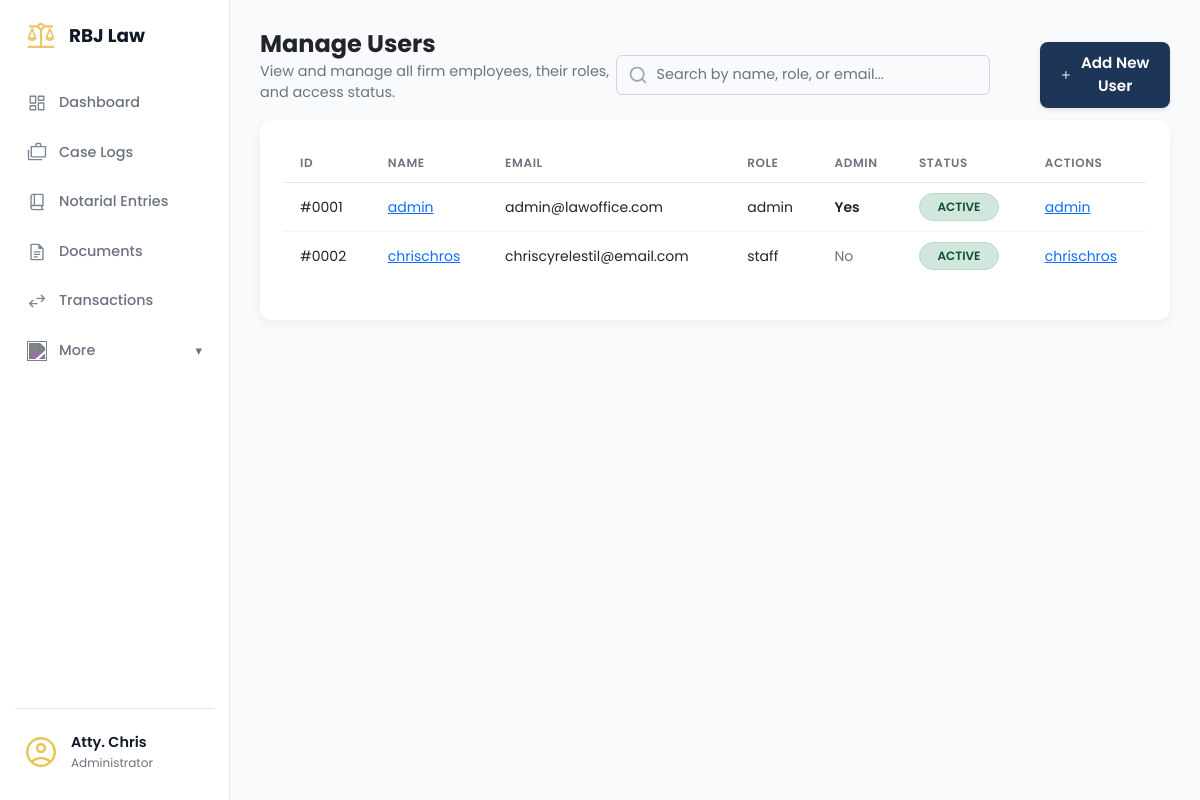
/admin/users (signed in), run on an earlier commit of the app's database.
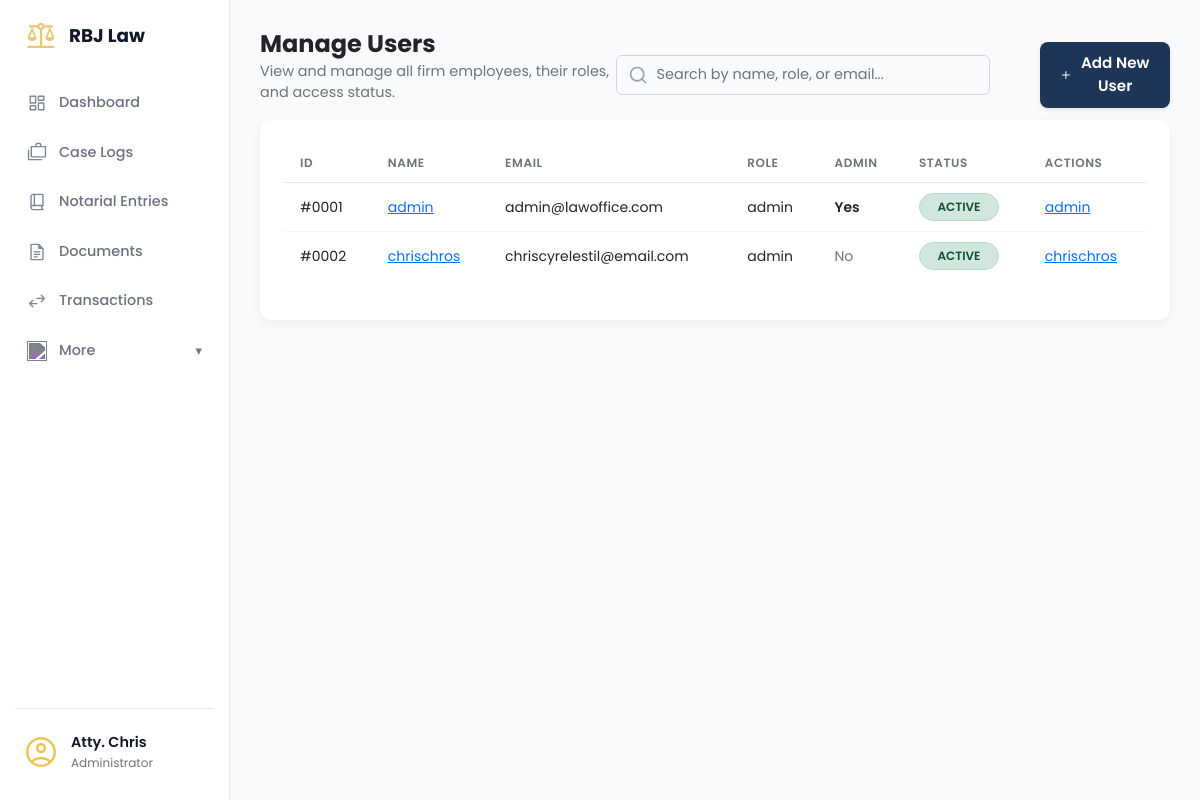
And on a later commit of the database.
### app/models/user_model.py (models this page shows, shortened)
class User(UserMixin, db.Model):
    __tablename__ = 'users'
    id = db.Column(db.Integer, primary_key=True)
    username = db.Column(db.String(80), unique=True, nullable=False, index=True)
    email = db.Column(db.String(120), unique=True, nullable=False)
    password_hash = db.Column(db.String(128), nullable=False)
    contact_number = db.Column(db.String(20), nullable=True)
    role = db.Column(db.String(50), default='attorney', nullable=False)
    is_active = db.Column(db.Boolean, default=True, nullable=False)
    is_admin = db.Column(db.Boolean, default=False, nullable=False)
    created_at = db.Column(db.DateTime, default=datetime.utcnow)
    updated_at = db.Column(db.DateTime, default=datetime.utcnow, onupdate=datetime.utcnow)

### app/routes/admin_profile_routes.py (the view)
@admin_bp.route('/users')
@login_required
def manage_users_page():
    if not current_user.is_admin:
        abort(403) # Forbidden
    users = get_all_users()
    return render_template('manage_users.html', users=users)

### app/services/user_service.py (called while the page is built)
def get_all_users():
    try:
        return User.query.all()
    except SQLAlchemyError as e:
        logging.error(f"Error fetching all users: {e}")
        return []

### app/templates/manage_users.html (shortened to what the changed rows need)
{% extends 'base.html' %}
{% block content %}
<main class="dashboard-content">
    <header class="dashboard-header">
        <div>
            <h1>Manage Users</h1>
        </div>
    </header>
    <section class="content-section">
        <div class="data-card">
            <div class="table-wrapper">
                <table class="table user-table">
                    <colgroup>
                    </colgroup>
                    <thead>
                        <tr>
                            <th>ID</th>
                            <th>Name</th>
                            <th>Email</th>
                            <th>Role</th>
                            <th>Admin</th>
                            <th>Status</th>
                            <th>Actions</th>
                        </tr>
                    </thead>
                    <tbody>
                        {% for user in users %}
                        <tr>
                            <td>#{{ '%04d' | format(user.id) }}</td>
                            <td>
                                <a href="{{ url_for('admin.edit_user', user_id=user.id) }}" class="table-link">{{
                                    user.username }}</a>
                            </td>
                            <td>{{ user.email }}</td>
                            <td>{{ user.role }}</td>
                            <td>
                                {% if user.is_admin %}
                                <span style="color: var(--color-success); font-weight: 600;">Yes</span>
                                {% else %}
                                <span style="color: var(--color-text-secondary);">No</span>
                                {% endif %}
                            </td>
                            <td>
                                {% if user.is_active %}
                                <span class="status-tag status-tag--active">Active</span>
                                {% else %}
                                <span class="status-tag status-tag--inactive">Inactive</span>
                                {% endif %}
                            </td>
                            <td>
                                <a href="{{ url_for('admin.edit_user', user_id=user.id) }}" class="table-link">{{
                                    user.username }}</a>
                            </td>
                        </tr>
                        {% endfor %}
                    </tbody>
                </table>
            </div>
        </div>
    </section>
</main>
{% endblock content %}

What changed in the data, as far as the page shows it:
changed User "chrischros": role "staff" → "admin"
